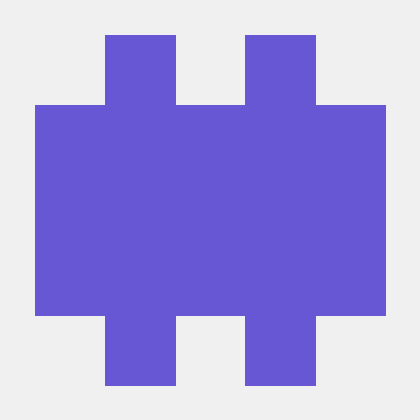
#> input picture Python_İmageprocessing/deneme.png, 420 x 420 px
$ python deneme8.py
#> lines starting #> are read from the running program, lines starting #| are printed output that depends on the picture
import cv2
import numpy as np
import matplotlib.pyplot as plt

# Resmi yükle
img = cv2.imread('deneme.png')
#> img is the input picture: shape (420, 420, 3); mean B, G, R 225.1, 158.5, 167

# Logaritmik dönüşüm parametresi
c = 2

# Resmi double formatına dönüştür
img_double = np.double(img)

# Logaritmik dönüşüm
log_transformed = c * np.log(1 + img_double)
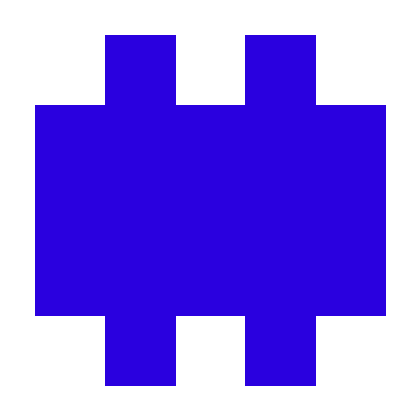
#> log_transformed: shape (420, 420, 3) float64; mean B, G, R 10.84, 9.9, 10.07; drawn with min black and max white

# Ölçekleme (0-255)
log_transformed = np.uint8(255*log_transformed/log_transformed.max())
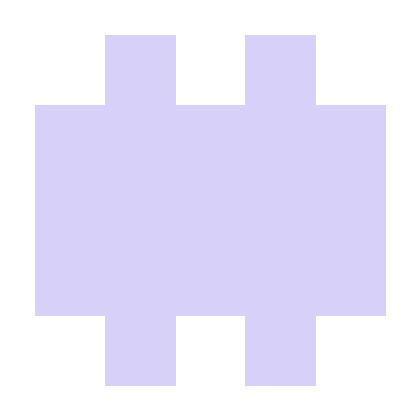
#> log_transformed: shape (420, 420, 3); mean B, G, R 251.8, 230, 233.7

# Sonuçları görselleştirme
plt.subplot(121),plt.imshow(cv2.cvtColor(img, cv2.COLOR_BGR2RGB))
plt.title('Orijinal Resim'), plt.xticks([]), plt.yticks([])
plt.subplot(122),plt.imshow(cv2.cvtColor(log_transformed, cv2.COLOR_BGR2RGB))
plt.title('Logaritmik Dönüşüm'), plt.xticks([]), plt.yticks([])
plt.show()
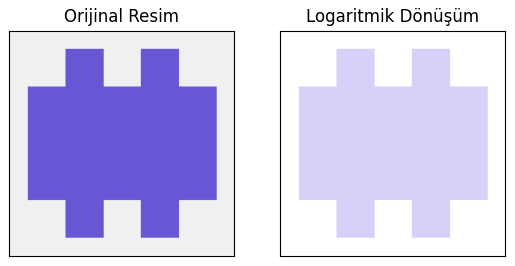
#> figure drawn by matplotlib, 2 panels
